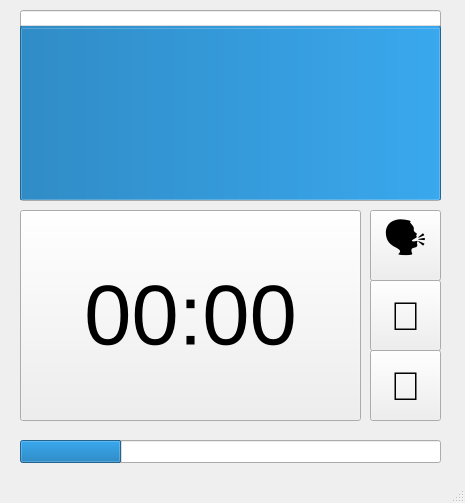
<?xml version="1.0" encoding="UTF-8"?>
<ui version="4.0">
 <class>MainWindow</class>
 <widget class="QMainWindow" name="MainWindow">
  <property name="geometry">
   <rect>
    <x>0</x>
    <y>0</y>
    <width>465</width>
    <height>503</height>
   </rect>
  </property>
  <property name="windowTitle">
   <string>Дыхание</string>
  </property>
  <widget class="QWidget" name="centralwidget">
   <widget class="QProgressBar" name="progressBar">
    <property name="geometry">
     <rect>
      <x>20</x>
      <y>10</y>
      <width>421</width>
      <height>191</height>
     </rect>
    </property>
    <property name="value">
     <number>90</number>
    </property>
    <property name="textVisible">
     <bool>false</bool>
    </property>
    <property name="orientation">
     <enum>Qt::Vertical</enum>
    </property>
   </widget>
   <widget class="QProgressBar" name="progressBar_2">
    <property name="geometry">
     <rect>
      <x>20</x>
      <y>440</y>
      <width>421</width>
      <height>23</height>
     </rect>
    </property>
    <property name="value">
     <number>24</number>
    </property>
    <property name="textVisible">
     <bool>false</bool>
    </property>
   </widget>
   <widget class="QPushButton" name="pushButton">
    <property name="geometry">
     <rect>
      <x>370</x>
      <y>210</y>
      <width>71</width>
      <height>71</height>
     </rect>
    </property>
    <property name="font">
     <font>
      <pointsize>30</pointsize>
     </font>
    </property>
    <property name="text">
     <string>🗣</string>
    </property>
   </widget>
   <widget class="QPushButton" name="pushButton_2">
    <property name="geometry">
     <rect>
      <x>370</x>
      <y>280</y>
      <width>71</width>
      <height>71</height>
     </rect>
    </property>
    <property name="font">
     <font>
      <pointsize>30</pointsize>
     </font>
    </property>
    <property name="text">
     <string>🎺</string>
    </property>
   </widget>
   <widget class="QPushButton" name="pushButton_3">
    <property name="geometry">
     <rect>
      <x>370</x>
      <y>350</y>
      <width>71</width>
      <height>71</height>
     </rect>
    </property>
    <property name="font">
     <font>
      <pointsize>30</pointsize>
     </font>
    </property>
    <property name="text">
     <string>🔔</string>
    </property>
   </widget>
   <widget class="QPushButton" name="pushButton_4">
    <property name="geometry">
     <rect>
      <x>20</x>
      <y>210</y>
      <width>341</width>
      <height>211</height>
     </rect>
    </property>
    <property name="font">
     <font>
      <pointsize>64</pointsize>
     </font>
    </property>
    <property name="text">
     <string>00:00</string>
    </property>
   </widget>
  </widget>
  <widget class="QStatusBar" name="statusbar"/>
  <action name="action">
   <property name="checkable">
    <bool>true</bool>
   </property>
   <property name="checked">
    <bool>true</bool>
   </property>
   <property name="text">
    <string>Дыхание</string>
   </property>
  </action>
  <action name="action_2">
   <property name="checkable">
    <bool>true</bool>
   </property>
   <property name="checked">
    <bool>true</bool>
   </property>
   <property name="text">
    <string>Колокольчик</string>
   </property>
  </action>
  <action name="action_3">
   <property name="checkable">
    <bool>true</bool>
   </property>
   <property name="text">
    <string>Минуты</string>
   </property>
  </action>
  <action name="action_4">
   <property name="checkable">
    <bool>true</bool>
   </property>
   <property name="checked">
    <bool>true</bool>
   </property>
   <property name="text">
    <string>Музыка</string>
   </property>
  </action>
 </widget>
 <resources/>
 <connections/>
</ui>
